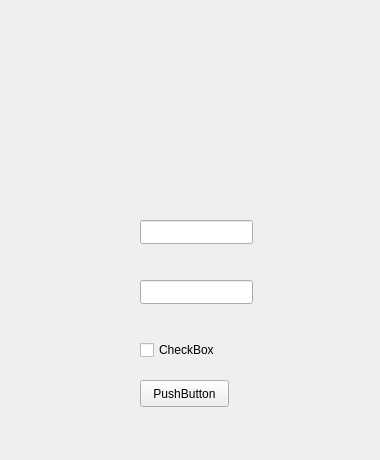
<?xml version="1.0" encoding="UTF-8"?>
<ui version="4.0">
 <class>Form</class>
 <widget class="QWidget" name="Form">
  <property name="geometry">
   <rect>
    <x>0</x>
    <y>0</y>
    <width>380</width>
    <height>460</height>
   </rect>
  </property>
  <property name="windowTitle">
   <string>Form</string>
  </property>
  <widget class="QLineEdit" name="edtUsername">
   <property name="geometry">
    <rect>
     <x>140</x>
     <y>220</y>
     <width>113</width>
     <height>24</height>
    </rect>
   </property>
  </widget>
  <widget class="QLineEdit" name="edtPassword">
   <property name="geometry">
    <rect>
     <x>140</x>
     <y>280</y>
     <width>113</width>
     <height>24</height>
    </rect>
   </property>
   <property name="echoMode">
    <enum>QLineEdit::Password</enum>
   </property>
  </widget>
  <widget class="QPushButton" name="btnLogin">
   <property name="geometry">
    <rect>
     <x>140</x>
     <y>380</y>
     <width>89</width>
     <height>27</height>
    </rect>
   </property>
   <property name="text">
    <string>PushButton</string>
   </property>
  </widget>
  <widget class="QCheckBox" name="chkAutoLogin">
   <property name="geometry">
    <rect>
     <x>140</x>
     <y>340</y>
     <width>87</width>
     <height>20</height>
    </rect>
   </property>
   <property name="text">
    <string>CheckBox</string>
   </property>
  </widget>
 </widget>
 <resources/>
 <connections/>
</ui>
